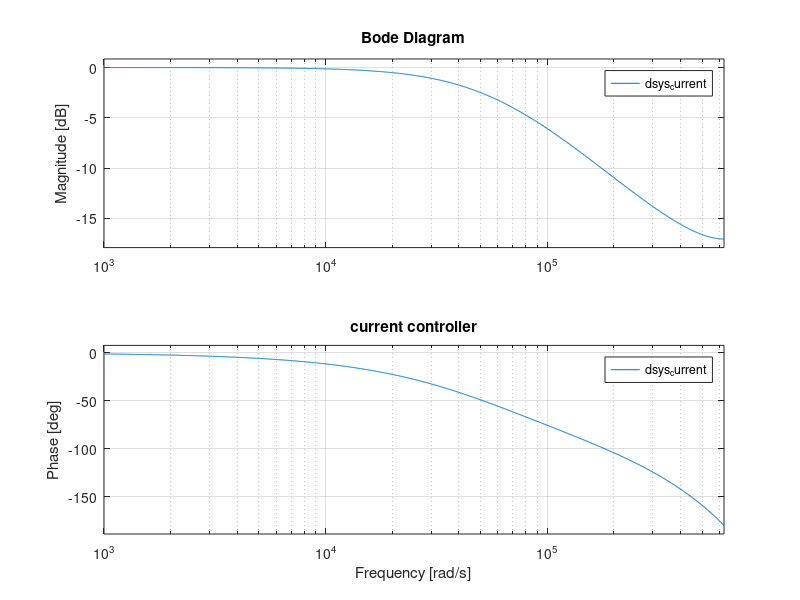
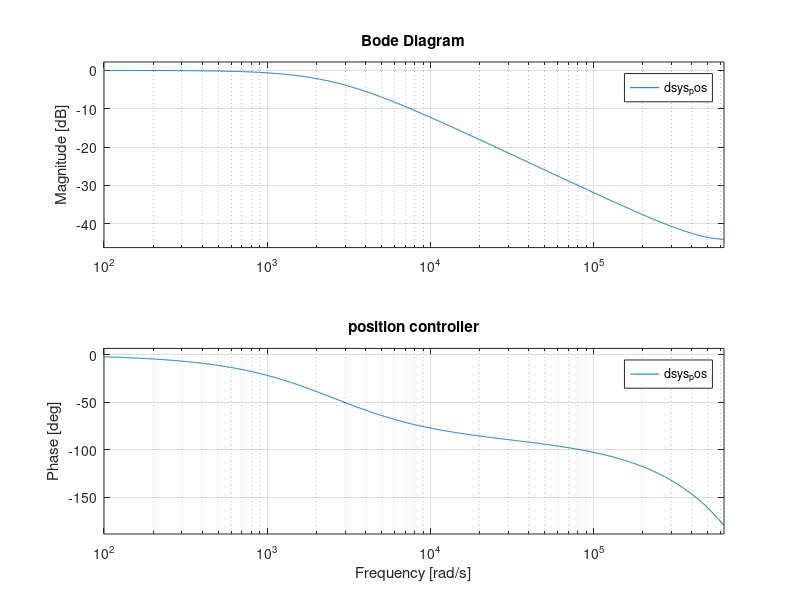

Here is the MATLAB script that generated these plots, in order:
close all
%filter design for the PECB
Fs = 2*100e3;       %sample at top and bottom of PWM
omega_c_current = 2*pi*9e3;
omega_c_pos = 2*pi*400;

%continuous transfer functions
num_current = [1];
den_current = [1/omega_c_current 1];
sys_current = tf(num_current,den_current);

num_pos = [1];
den_pos = [1/omega_c_pos 1];
sys_pos = tf(num_pos,den_pos);


%discrete transfer functions
dsys_current = c2d(sys_current, 1/Fs);
[num, den] = tfdata(dsys_current);
num_d_current = num{1};
den_d_current = den{1};
figure, bode(dsys_current), title('current controller')
a1_current = round(num_d_current(2)*2^13);  %2^13 is because v_adc_filt_lp.v uses a binary point of 13
a2_current = -round(den_d_current(2)*2^13);  %2^13 is because v_adc_filt_lp.v uses a binary point of 13
fprintf('CURRENT FILTER PARAMETERS: a1 = %g, a2 = %g\n', a1_current, a2_current);

dsys_pos = c2d(sys_pos, 1/Fs);
[num, den] = tfdata(dsys_pos);
num_d_pos = num{1};
den_d_pos = den{1};
figure, bode(dsys_pos), title('position controller')
a1_pos = round(num_d_pos(2)*2^13);  %2^13 is because v_adc_filt_lp.v uses a binary point of 13
a2_pos = -round(den_d_pos(2)*2^13);  %2^13 is because v_adc_filt_lp.v uses a binary point of 13
fprintf('POSITION FILTER PARAMETERS: a1 = %g, a2 = %g\n', a1_pos, a2_pos);
